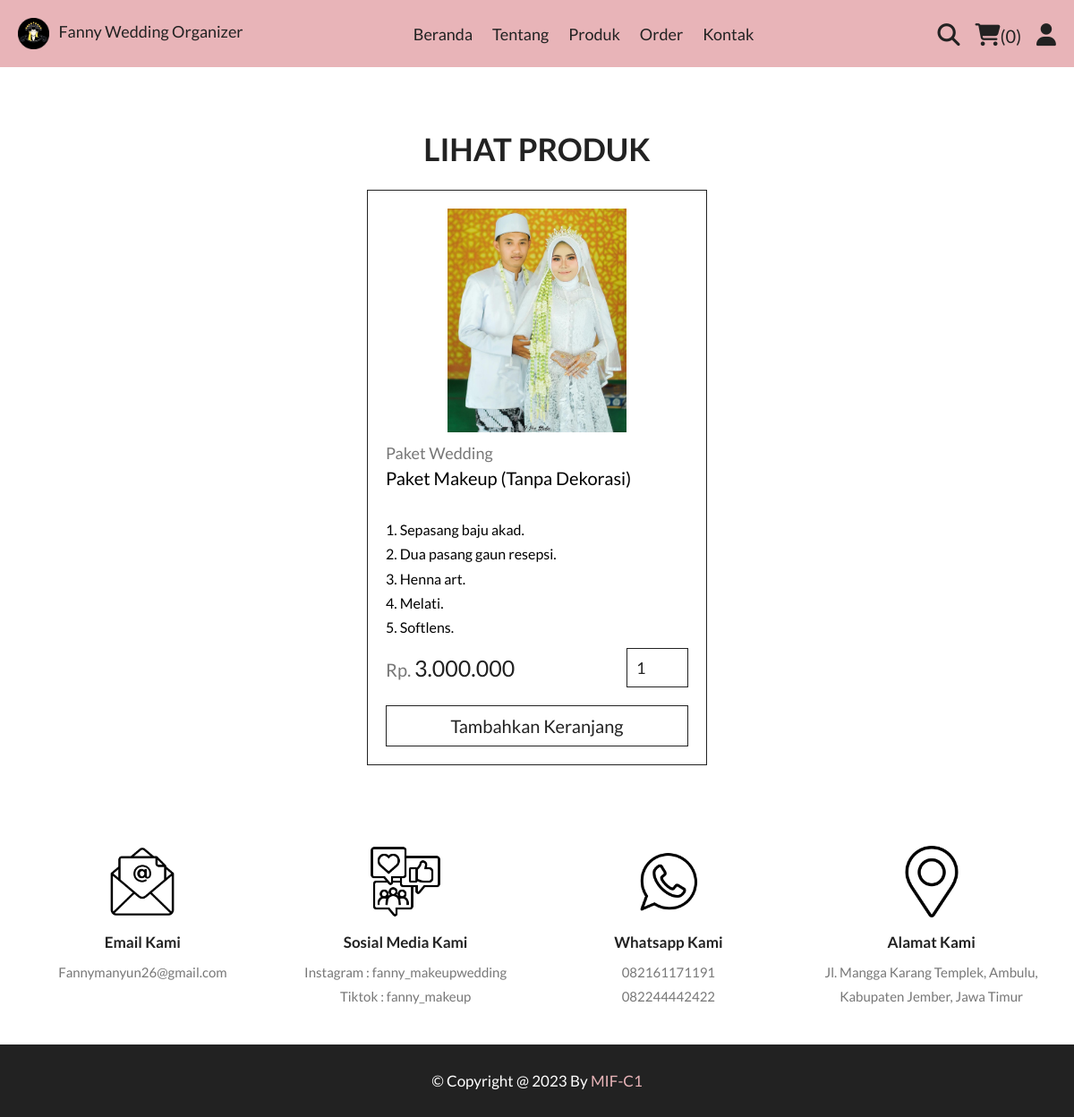
The app's page /quick_view.php?pid=2 with its own data.
### tables this page shows
CREATE TABLE `products` (
  `id` int(11) NOT NULL,
  `name` varchar(50) NOT NULL,
  `category` varchar(50) NOT NULL,
  `keterangan` varchar(500) NOT NULL,
  `price` int(11) NOT NULL,
  `image` varchar(255) NOT NULL
);

### quick_view.php (the view, shortened to what this page needs)
<?php
include 'components/connect.php';
?>
<!DOCTYPE html>
<html lang="en">
<head>
   <link rel="stylesheet" href="https://cdnjs.cloudflare.com/ajax/libs/font-awesome/6.1.1/css/all.min.css">
   <link rel="stylesheet" href="https://stackpath.bootstrapcdn.com/font-awesome/4.7.0/css/font-awesome.min.css"
      type="text/css" media="all"/>
   <link rel="stylesheet" href="./css/style.css">
</head>
<body>
<?php include 'components/user_header.php'; ?>
<section class="quick-view">
   <h1 class="title">lihat produk</h1>
   <?php
      $pid = $_GET['pid'];
      $select_products = $conn->prepare("SELECT * FROM `products` WHERE id = ?");
      $select_products->execute([$pid]);
      if($select_products->rowCount() > 0){
         while($fetch_products = $select_products->fetch(PDO::FETCH_ASSOC)){
   ?>
   <form action="" method="post" class="box">
      <img src="uploaded_img/<?= $fetch_products['image']; ?>" alt="">
      <a href="category.php?category=<?= $fetch_products['category']; ?>" class="cat"><?= $fetch_products['category']; ?></a>
      <div class="name"><?= $fetch_products['name']; ?></div>
      <div class="keterangan">
         <?php
            $pchenter=explode("\r\n",$fetch_products['keterangan']);
            $txtout="";
               for($i=0;$i<=count($pchenter)-1;$i++){
                  $pchpart=str_replace($pchenter[$i], "<br>".$pchenter[$i],$pchenter[$i]);
                  $txtout .=$pchpart;
               }
            echo $txtout;
         ?></div>
      <div class="flex">
         <div class="price"><span>Rp. </span><?php echo " " . number_format($fetch_products['price'],0,',','.'); ?></div>
         <input type="number" name="qty" class="qty" min="1" max="99" value="1" maxlength="2">
      </div>
      <button type="submit" name="add_to_cart" class="cart-btn">Tambahkan Keranjang</button>
   </form>
   <?php
         }
      }else{
         echo '<p class="empty">tidak ada produk yang ditambahkan</p>';
      }
   ?>
</section>
<?php include 'components/footer.php'; ?>
</body>
</html>

### css/style.css (style rules this page uses)
:root { --color-custom : #E8B4B8; --yellow:#fed330; --red:rgb(158, 0, 0); --white:#fff; --black:#222; --light-color:#777; --border:.1rem solid var(--black); --pr-color : #E8B4B8; }
* { font-family: 'Lato' ,'Rubik', 'sans-serif'; margin:0; padding:0; box-sizing: border-box; outline: none; border: none; text-decoration: none; }
html { font-size: 62.5%; overflow-x: hidden; scroll-behavior: smooth; stop-opacity: 7rem; }
section { margin:0 auto; max-width: 1200px; padding:2rem; }
.title { text-align: center; margin-bottom: 2.5rem; font-size: 3.5rem; color:var(--black); text-transform: uppercase; padding-top: 5rem; }
.quick-view form { max-width: 38rem; padding:2rem; border:var(--border); position: relative; margin:0 auto; }
.quick-view form img { height: 25rem; width: 100%; object-fit: contain; margin-bottom: 1rem; }
.quick-view form .cat { font-size: 1.8rem; color:var(--light-color); }
.quick-view form .name { font-size: 2rem; margin:.5rem 0; }
.quick-view form .flex { display: flex; justify-content: space-between; align-items: center; gap:1.5rem; margin:1rem 0; }
.quick-view form .flex .price { font-size: 2.5rem; color:var(--black); }
.quick-view form .flex .price span { font-size: 2rem; color:var(--light-color); }
.quick-view form .keterangan { font-size: 1.6rem; margin:.5rem 0; width:fit-content; word-break: break-all; line-height: 1.7; }
.quick-view form .flex .qty { border:var(--border); padding:1rem; font-size: 1.8rem; color:var(--black); }
.quick-view form .cart-btn { width: 100%; padding:1rem 3rem; text-align: center; border:var(--border); font-size: 2rem; color:var(--black); cursor: pointer; background: none; margin-top: 1rem; transition: all .3s ease-in; }

### records on screen
products: image (picture), category "Paket Wedding", name "Paket Makeup (Tanpa Dekorasi)", keterangan "1. Sepasang baju akad. 2. Dua pasang gaun resepsi. 3. Henna art. 4. Melati. 5. Softlens.", price "3.000.000"

### other values on screen
$total_cart_items "0"
